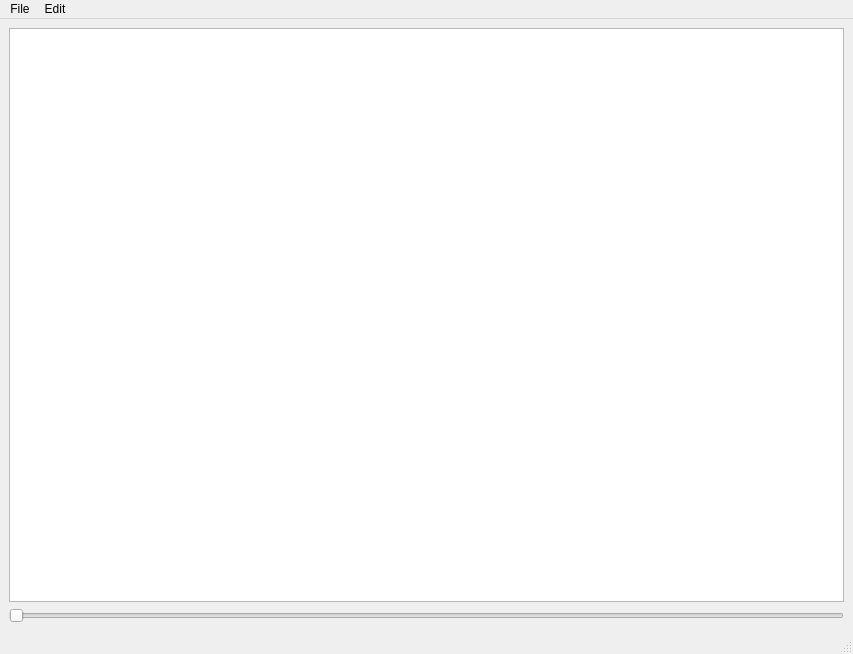
<?xml version="1.0" encoding="UTF-8"?>
<ui version="4.0">
 <class>MainWindow</class>
 <widget class="QMainWindow" name="MainWindow">
  <property name="geometry">
   <rect>
    <x>0</x>
    <y>0</y>
    <width>853</width>
    <height>654</height>
   </rect>
  </property>
  <property name="windowTitle">
   <string>MainWindow</string>
  </property>
  <widget class="QWidget" name="centralwidget">
   <layout class="QVBoxLayout" name="verticalLayout_2">
    <item>
     <widget class="MyGraphicsView" name="graphicsView">
      <property name="enabled">
       <bool>true</bool>
      </property>
     </widget>
    </item>
    <item>
     <widget class="QSlider" name="scaleSlider">
      <property name="minimum">
       <number>1</number>
      </property>
      <property name="maximum">
       <number>200</number>
      </property>
      <property name="singleStep">
       <number>5</number>
      </property>
      <property name="tracking">
       <bool>true</bool>
      </property>
      <property name="orientation">
       <enum>Qt::Orientation::Horizontal</enum>
      </property>
     </widget>
    </item>
   </layout>
  </widget>
  <widget class="QMenuBar" name="menubar">
   <property name="geometry">
    <rect>
     <x>0</x>
     <y>0</y>
     <width>853</width>
     <height>25</height>
    </rect>
   </property>
   <widget class="QMenu" name="menuFile">
    <property name="title">
     <string>File</string>
    </property>
    <addaction name="actionOpen"/>
   </widget>
   <widget class="QMenu" name="menuEdit">
    <property name="title">
     <string>Edit</string>
    </property>
    <widget class="QMenu" name="menuRotate">
     <property name="title">
      <string>Rotate</string>
     </property>
     <addaction name="actionRotateLeft"/>
     <addaction name="actionRotateRight"/>
    </widget>
    <addaction name="actionCrop"/>
    <addaction name="menuRotate"/>
   </widget>
   <addaction name="menuFile"/>
   <addaction name="menuEdit"/>
  </widget>
  <widget class="QStatusBar" name="statusbar"/>
  <action name="actionOpen">
   <property name="text">
    <string>Open</string>
   </property>
  </action>
  <action name="actionCrop">
   <property name="text">
    <string>Crop</string>
   </property>
  </action>
  <action name="actionLeft">
   <property name="text">
    <string>Left</string>
   </property>
  </action>
  <action name="actionLeft_2">
   <property name="text">
    <string>Left</string>
   </property>
  </action>
  <action name="actionRight">
   <property name="text">
    <string>Right</string>
   </property>
  </action>
  <action name="actionRotateLeft">
   <property name="text">
    <string>Left</string>
   </property>
  </action>
  <action name="actionRotateRight">
   <property name="text">
    <string>Right</string>
   </property>
  </action>
 </widget>
 <customwidgets>
  <customwidget>
   <class>MyGraphicsView</class>
   <extends>QGraphicsView</extends>
   <header>C:\Users\User\Desktop\KursovaQt\ImageEditor\mygraphicsview.h</header>
  </customwidget>
 </customwidgets>
 <resources/>
 <connections/>
</ui>
